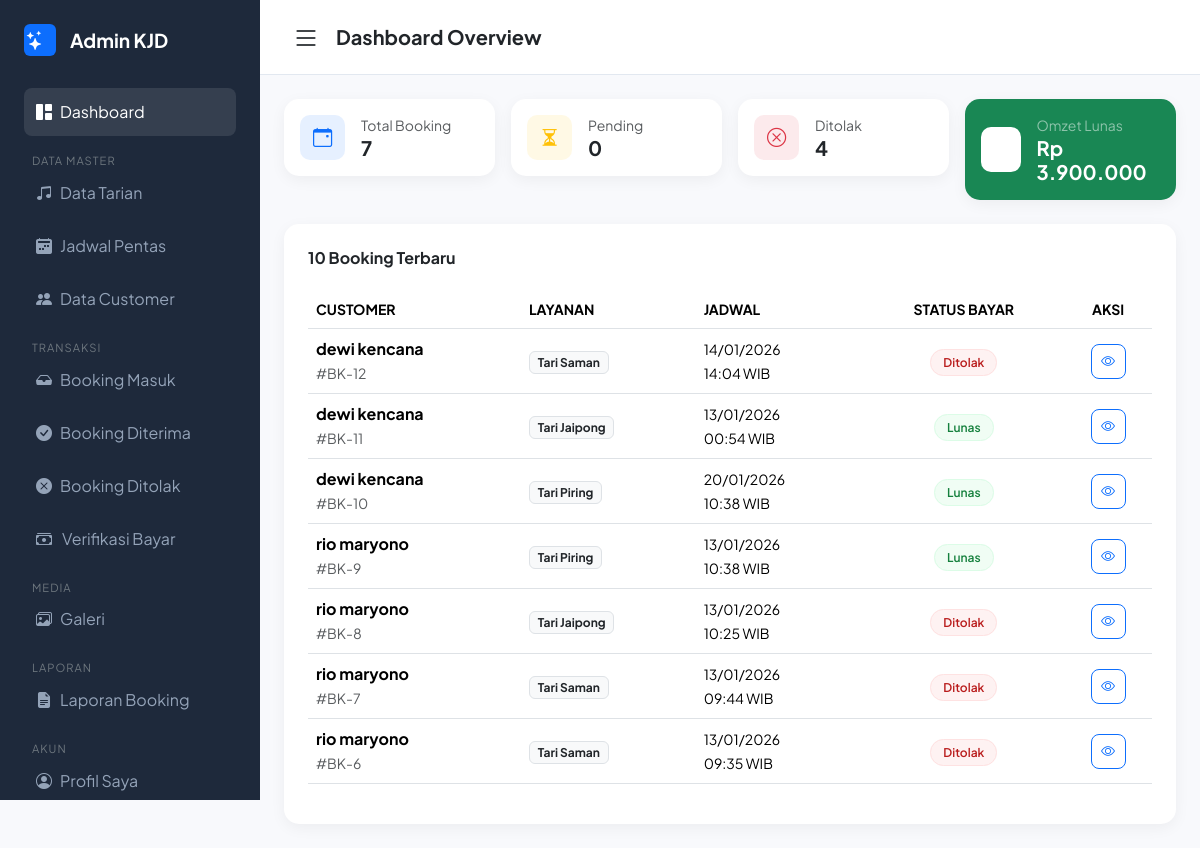
Screenshot of /admin/dashboard.php (signed in) with the database file from the repository.
### tables this page shows
CREATE TABLE `bookings` (
  `id` int NOT NULL,
  `user_id` int NOT NULL,
  `kategori_alamat` text,
  `kategori_daerah` varchar(100) DEFAULT NULL,
  `id_tarian` int NOT NULL,
  `jenis_acara` varchar(50) DEFAULT NULL,
  `tanggal_booking` date NOT NULL,
  `jam_mulai` time NOT NULL,
  `total_harga` int DEFAULT NULL,
  `durasi_jam` int DEFAULT '1',
  `jumlah_penari` int DEFAULT '1',
  `status` enum('pending','diterima','ditolak') DEFAULT 'pending',
  `catatan` text,
  `alasan_tolak` text,
  `created_at` timestamp NULL DEFAULT CURRENT_TIMESTAMP,
  `bukti_pembayaran` varchar(255) DEFAULT NULL,
  `status_bayar` enum('belum','menunggu verifikasi','lunas') DEFAULT 'belum'
);

CREATE TABLE `users` (
  `id` int NOT NULL,
  `nama_lengkap` varchar(100) DEFAULT NULL,
  `username` varchar(50) DEFAULT NULL,
  `password` varchar(255) NOT NULL,
  `no_telp` varchar(20) DEFAULT NULL,
  `level` enum('admin','customer') DEFAULT 'customer',
  `created_at` timestamp NULL DEFAULT CURRENT_TIMESTAMP
);

CREATE TABLE `tarian` (
  `id` int NOT NULL,
  `nama_tarian` varchar(100) NOT NULL,
  `asal_daerah` varchar(100) DEFAULT NULL,
  `harga_dasar` int DEFAULT NULL,
  `alamat` varchar(255) DEFAULT NULL,
  `deskripsi` text,
  `gambar` varchar(255) DEFAULT NULL,
  `minimal_penari` int DEFAULT '1'
);

### admin/dashboard.php (the view, shortened to what this page needs)
<?php
include "../config/koneksi.php";
$total_booking = mysqli_fetch_assoc(mysqli_query($koneksi, "SELECT COUNT(*) as total FROM bookings"))['total'];
$pending_booking = mysqli_fetch_assoc(mysqli_query($koneksi, "SELECT COUNT(*) as total FROM bookings WHERE status='pending'"))['total'];
$rejected_booking = mysqli_fetch_assoc(mysqli_query($koneksi, "SELECT COUNT(*) as total FROM bookings WHERE status='ditolak'"))['total'];
$pendapatan_query = mysqli_query($koneksi, "SELECT SUM(total_harga) as total FROM bookings WHERE status_bayar='lunas'");
$total_pendapatan = mysqli_fetch_assoc($pendapatan_query)['total'] ?? 0;
$query_str = "SELECT b.*,
                     u.nama_lengkap AS nama_customer,
                     u.username AS username_customer,
                     u.no_telp AS telp_customer,
                     t.nama_tarian AS jenis_tarian
              FROM bookings b
              JOIN users u ON b.user_id = u.id
              JOIN tarian t ON b.id_tarian = t.id
              ORDER BY b.id DESC LIMIT 10";
$data = mysqli_query($koneksi, $query_str);
?>
<!DOCTYPE html>
<html lang="id">
<head>
    <link href="https://cdn.jsdelivr.net/npm/bootstrap@5.3.2/dist/css/bootstrap.min.css" rel="stylesheet">
    <link href="https://cdn.jsdelivr.net/npm/bootstrap-icons/font/bootstrap-icons.css" rel="stylesheet">
</head>
<body>
    <?php include "../partials/sidebar.php"; ?>
    <div class="main-content" id="mainContent">
        <header class="top-nav">
            <i class="bi bi-list fs-3 me-3" style="cursor:pointer;" id="btn-hamburger"></i>
            <h5 class="fw-bold mb-0">Dashboard Overview</h5>
        </header>
        <div class="container-fluid p-4">
            <div class="row g-3 mb-4">
                <div class="col-md">
                    <div class="card card-stat p-3">
                        <div class="d-flex align-items-center">
                            <div class="icon-box bg-primary bg-opacity-10 text-primary me-3"><i class="bi bi-calendar-event"></i></div>
                            <div><small class="text-muted d-block">Total Booking</small><h5 class="fw-bold mb-0"><?= $total_booking ?></h5></div>
                        </div>
                    </div>
                </div>
                <div class="col-md">
                    <div class="card card-stat p-3">
                        <div class="d-flex align-items-center">
                            <div class="icon-box bg-warning bg-opacity-10 text-warning me-3"><i class="bi bi-hourglass-split"></i></div>
                            <div><small class="text-muted d-block">Pending</small><h5 class="fw-bold mb-0"><?= $pending_booking ?></h5></div>
                        </div>
                    </div>
                </div>
                <div class="col-md">
                    <div class="card card-stat p-3">
                        <div class="d-flex align-items-center">
                            <div class="icon-box bg-danger bg-opacity-10 text-danger me-3"><i class="bi bi-x-circle"></i></div>
                            <div><small class="text-muted d-block">Ditolak</small><h5 class="fw-bold mb-0"><?= $rejected_booking ?></h5></div>
                        </div>
                    </div>
                </div>
                <div class="col-md-3">
                    <div class="card card-stat p-3 bg-success text-white">
                        <div class="d-flex align-items-center">
                            <div class="icon-box bg-white bg-opacity-20 text-white me-3"><i class="bi bi-wallet2"></i></div>
                            <div><small class="text-white-50 d-block">Omzet Lunas</small><h5 class="fw-bold mb-0">Rp <?= number_format($total_pendapatan, 0, ',', '.') ?></h5></div>
                        </div>
                    </div>
                </div>
            </div>
            <div class="card card-custom p-4">
                <h6 class="fw-bold mb-4">10 Booking Terbaru</h6>
                <div class="table-responsive">
                    <table class="table table-hover align-middle">
                        <thead>
                            <tr class="text-muted small">
                                <th>CUSTOMER</th>
                                <th>LAYANAN</th>
                                <th>JADWAL</th>
                                <th class="text-center">STATUS BAYAR</th>
                                <th class="text-center">AKSI</th>
                            </tr>
                        </thead>
                        <tbody>
                            <?php while($b = mysqli_fetch_assoc($data)):
                                $data_json = htmlspecialchars(json_encode($b), ENT_QUOTES, 'UTF-8');
                                $st_bayar = $b['status_bayar'];
                                $st_booking = strtolower($b['status']);
                                if($st_booking == 'ditolak') {
                                    $badge_class = "bg-danger-soft"; $status_label = "Ditolak";
                                } elseif($st_bayar == 'lunas') {
                                    $badge_class = "bg-success-soft"; $status_label = "Lunas";
                                } elseif($st_bayar == 'menunggu verifikasi') {
                                    $badge_class = "bg-pending"; $status_label = "Perlu Verifikasi";
                                } else {
                                    $badge_class = "bg-belum"; $status_label = "Belum Bayar";
                                }
                            ?>
                            <tr>
                                <td><strong><?= $b['nama_customer'] ?></strong><br><small class="text-muted">#BK-<?= $b['id'] ?></small></td>
                                <td><span class="badge bg-light text-dark border"><?= $b['jenis_tarian'] ?></span></td>
                                <td><small><?= date('d/m/Y', strtotime($b['tanggal_booking'])) ?><br><?= substr($b['jam_mulai'],0,5) ?> WIB</small></td>
                                <td class="text-center"><span class="status-badge <?= $badge_class ?>"><?= $status_label ?></span></td>
                                <td class="text-center">
                                    <div class="action-group d-flex justify-content-center gap-1">
                                        <button class="btn btn-sm btn-outline-primary" onclick='tampilDetailLengkap(<?= $data_json ?>)'>
                                            <i class="bi bi-eye"></i>
                                        </button>
                                    </div>
                                </td>
                            </tr>
                            <?php endwhile; ?>
                        </tbody>
                    </table>
                </div>
            </div>
        </div>
    </div>
</body>
</html>

### admin/dashboard.php (style rules this page uses)
:root { --sidebar-dark: #1e293b; --primary: #4361ee; --soft-bg: #f8f9fc; }
body { font-family: 'Plus Jakarta Sans', sans-serif; background: var(--soft-bg); margin: 0; overflow-x: hidden; }
.main-content { margin-left: 260px; transition: 0.3s; min-height: 100vh; }
.top-nav { background: #fff; padding: 1rem 2rem; border-bottom: 1px solid #e2e8f0; display: flex; align-items: center; }
.card-stat { border: none; border-radius: 15px; box-shadow: 0 4px 15px rgba(0,0,0,0.05); transition: 0.3s; }
.icon-box { width: 45px; height: 45px; border-radius: 10px; display: flex; align-items: center; justify-content: center; font-size: 1.2rem; }
.card-custom { background: #fff; border: none; border-radius: 15px; box-shadow: 0 4px 15px rgba(0,0,0,0.05); }
.status-badge { padding: 5px 12px; border-radius: 50px; font-size: 0.75rem; font-weight: 600; }
.bg-success-soft { background: #f0fdf4; color: #15803d; border: 1px solid #dcfce7; }
.bg-danger-soft { background: #fef2f2; color: #b91c1c; border: 1px solid #fee2e2; }
.action-group .btn { width: 35px; height: 35px; display: inline-flex; align-items: center; justify-content: center; border-radius: 8px; }

### rows the page displays
bookings: user.nama_lengkap "dewi kencana", id "12", id_tarian.nama_tarian "Tari Saman", tanggal_booking "14/01/2026", jam_mulai "14:04", status "Ditolak"
bookings: user.nama_lengkap "dewi kencana", id "11", id_tarian.nama_tarian "Tari Jaipong", tanggal_booking "13/01/2026", jam_mulai "00:54", status_label "Lunas"
bookings: user.nama_lengkap "dewi kencana", id "10", id_tarian.nama_tarian "Tari Piring", tanggal_booking "20/01/2026", jam_mulai "10:38", status_label "Lunas"
bookings: user.nama_lengkap "rio maryono", id "9", id_tarian.nama_tarian "Tari Piring", tanggal_booking "13/01/2026", jam_mulai "10:38", status_label "Lunas"
bookings: user.nama_lengkap "rio maryono", id "8", id_tarian.nama_tarian "Tari Jaipong", tanggal_booking "13/01/2026", jam_mulai "10:25", status "Ditolak"
bookings: user.nama_lengkap "rio maryono", id "7", id_tarian.nama_tarian "Tari Saman", tanggal_booking "13/01/2026", jam_mulai "09:44", status "Ditolak"
bookings: user.nama_lengkap "rio maryono", id "6", id_tarian.nama_tarian "Tari Saman", tanggal_booking "13/01/2026", jam_mulai "09:35", status "Ditolak"

### other values shown
$total_booking "7"
$pending_booking "0"
$rejected_booking "4"
$total_pendapatan "3.900.000"
